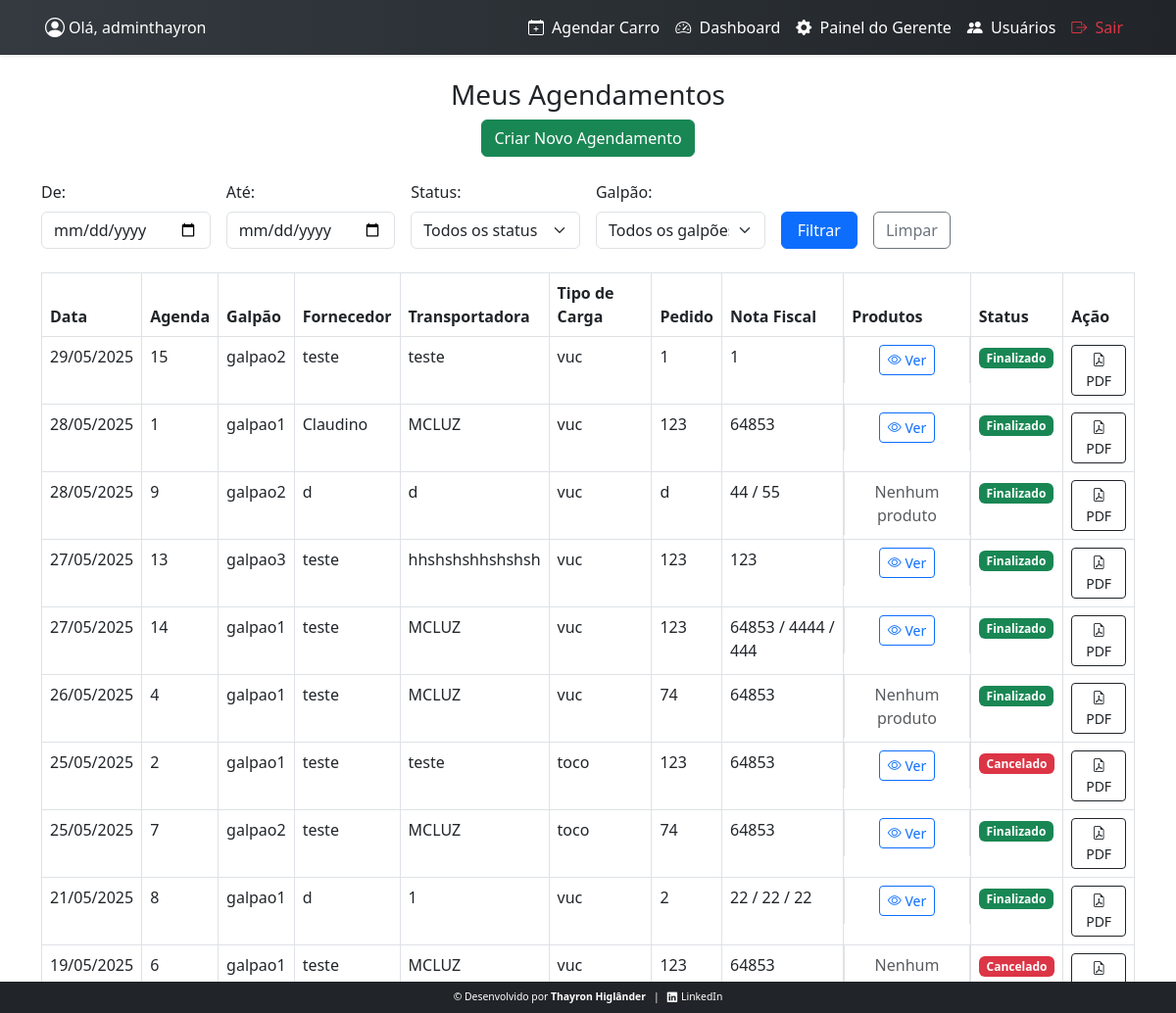
Page /agendamentos/ (signed in) on the committed database.
### usuarios/models.py (models this page shows)
class CustomUser(AbstractUser):
    is_gerente = models.BooleanField(default=False)

### agendamentos/models.py (models this page shows, shortened)
class Agendamento(models.Model):
    usuario = models.ForeignKey(settings.AUTH_USER_MODEL, on_delete=models.CASCADE)
    data_hora = models.DateTimeField()
    cnpj = models.CharField(max_length=18)
    fornecedor = models.CharField(max_length=100)
    email = models.EmailField(max_length=500)
    transportadora = models.CharField(max_length=100)
    nota_fiscal = models.CharField(max_length=100)
    pedido = models.CharField(max_length=100)
    GALPAO_CHOICES = [
        ('galpao1', 'galpão1'),
        ('galpao2', 'galpão2'),
        ('galpao3', 'galpão3'),
        ('galpao4', 'galpão4'),
    ]
    galpao = models.CharField("Galpão", max_length=20,choices=GALPAO_CHOICES,)
    TIPO_CARRO_CHOICES = [
        ('vuc', 'VUC'),
        ('toco', 'Toco'),
        ('truck', 'Truck'),
        ('carreta', 'Carreta'),
    ]
    tipo_carro = models.CharField("Tipo", max_length=20,choices=TIPO_CARRO_CHOICES,)
    STATUS_CHOICES = [
        ('pendente', 'Pendente'),
        ('confirmado', 'Confirmado'),
        ('cancelado', 'Cancelado'),
        ('finalizado', 'Finalizado'),
        ('atrasado', 'Atrasado'),
    ]
    status = models.CharField(max_length=20, choices=STATUS_CHOICES, default='pendente')
    criado_em = models.DateTimeField(auto_now_add=True)
    def cubagem_total(self):
        return self.itens.aggregate(total=Sum('cubagem'))['total'] or 0

### agendamentos/views.py (the view)
# urls.py: path('agendamentos/', views.painel_user, name='painel_user'),
@login_required
def painel_user(request):
    data_inicial = request.GET.get('data_inicial')
    data_final = request.GET.get('data_final')
    status = request.GET.get('status')
    mercadoria = request.GET.get('mercadoria')
    galpao = request.GET.get('galpao')
    agendamentos = Agendamento.objects.filter(usuario=request.user)
    data_inicial = request.GET.get('data_inicial')
    data_final = request.GET.get('data_final')
    if data_inicial:
        try:
            data_inicial_date = datetime.strptime(data_inicial, '%Y-%m-%d').date()
            agendamentos = agendamentos.filter(data_hora__date__gte=data_inicial_date)
        except ValueError:
            data_inicial = ''
    if data_final:
        try:
            data_final_date = datetime.strptime(data_final, '%Y-%m-%d').date()
            agendamentos = agendamentos.filter(data_hora__date__lte=data_final_date)
        except ValueError:
            data_final = ''
    if status:
        agendamentos = agendamentos.filter(status=status)
    if mercadoria:
        agendamentos = agendamentos.filter(itens__mercadoria__icontains=mercadoria).distinct()
    if galpao:
        agendamentos = agendamentos.filter(galpao__icontains=galpao)
    agendamentos = agendamentos.order_by('-data_hora')
    paginator = Paginator(agendamentos, 10)
    page_number = request.GET.get('page')
    page_obj = paginator.get_page(page_number)
    context = {
        'page_obj': page_obj,
        'data_inicial': data_inicial,
        'data_final': data_final,
        'mercadoria': mercadoria,
        'status': status,
        'galpao': galpao,
        'status_choices': Agendamento.STATUS_CHOICES,
        'galpao_choices': Agendamento.GALPAO_CHOICES,
    }
    return render(request, 'agendamento/painel_user.html', context)

### templates/agendamento/painel_user.html (shortened to what this page needs)
{% extends 'base.html' %}
{% block content %}
<h3 class="text-center">Meus Agendamentos</h3>
<div class="text-center mb-4">
    <a href="{% url 'agendamento_criar' %}" class="btn btn-success">Criar Novo Agendamento</a>
</div>
<form method="get" class="row g-3 mb-4">
   <div class="col-6 col-md-2">
        <label for="data_inicial" class="form-label">De:</label>
        <input type="date" id="data_inicial" name="data_inicial" class="form-control"
            value="{{ data_inicial|default:'' }}">
    </div>
    <div class="col-6 col-md-2">
        <label for="data_final" class="form-label">Até:</label>
        <input type="date" id="data_final" name="data_final" class="form-control"
            value="{{ data_final|default:'' }}">
    </div>
    <div class="col-12 col-md-2">
        <label for="status" class="form-label">Status:</label>
        <select name="status" id="status" class="form-select">
            <option value="" {% if not status %}selected{% endif %}>Todos os status</option>
        </select>
    </div>
    <div class="col-12 col-md-2">
        <label for="galpao" class="form-label">Galpão:</label>
        <select name="galpao" id="galpao" class="form-select">
            <option value="" {% if not galpao %}selected{% endif %}>Todos os galpões</option>
        </select>
    </div>
    <div class="col-6 col-md-1 d-grid align-self-end">
        <button type="submit" class="btn btn-primary w-100">Filtrar</button>
    </div>
    <div class="col-6 col-md-1 d-grid align-self-end">
        <a href="{% url 'painel_user' %}" class="btn btn-outline-secondary w-100">Limpar</a>
    </div>
</form>
<table class="table table-bordered">
    <thead class="thead-dark">
        <tr>
            <th>Data</th>
            <th>Agenda</th>
            <th>Galpão</th>
            <th>Fornecedor</th>
            <th>Transportadora</th>
            <th>Tipo de Carga</th>
            <th>Pedido</th>
            <th>Nota Fiscal</th>
            <th>Produtos</th>
            <th>Status</th>
            <th>Ação</th>
        </tr>
    </thead>
    <tbody>
        {% for ag in page_obj %}
        <tr>
            <td data-label="Data">{{ ag.data_hora|date:"d/m/Y" }}</td>
            <td data-label="Agenda">{{ ag.id }}</td>
            <td data-label="Galpão">{{ ag.galpao }}</td>
            <td data-label="Fornecedor">{{ ag.fornecedor }}</td>
            <td data-label="Transportadora">{{ ag.transportadora }}</td>
            <td data-label="Tipo de Carga">{{ ag.tipo_carro }}</td>
            <td data-label="Pedido">{{ ag.pedido }}</td>
            <td data-label="Nota Fiscal">{{ ag.nota_fiscal }}</td>
            <td data-label="Produtos" class="produtos-cell text-center">
                {% if ag.itens.exists %}
                <button type="button" class="btn btn-outline-primary btn-sm btn-ver-produtos" data-bs-toggle="modal" data-bs-target="#produtosModal{{ ag.id }}">
                    <i class="bi bi-eye"></i> Ver
                </button>
                {% else %}
                <span class="text-muted">Nenhum produto</span>
                {% endif %}
            </td>
            <td data-label="Status">
                {% if ag.status == 'pendente' %}
                    <span class="badge bg-warning">Pendente</span>
                {% elif ag.status == 'confirmado' %}
                    <span class="badge bg-info">Confirmado</span>
                {% elif ag.status == 'cancelado' %}
                    <span class="badge bg-danger">Cancelado</span>
                {% elif ag.status == 'finalizado' %}
                    <span class="badge bg-success">Finalizado</span>
                {% elif ag.status == 'atrasado' %}
                        <span class="badge bg-dark">Atrasado</span>
                {% endif %}
            </td>
            <td data-label="Ação">
                {% if ag.status == 'pendente' %}
                <a href="{% url 'agendamento_editar' ag.pk %}" class="btn btn-primary btn-sm">Editar</a>
                {% else %}
                <a href="{% url 'baixar_agendamento_pdf' ag.id %}" class="btn btn-outline-dark btn-sm" target="_blank">
                    <i class="bi bi-file-earmark-pdf"></i> PDF
                </a>
                {% endif %}
            </td>
        </tr>
        {% empty %}
        <tr>
            <td colspan="10" class="text-center">Nenhum agendamento cadastrado.</td>
        </tr>
        {% endfor %}
    </tbody>
</table>
{% endblock %}

### templates/base.html (shortened to what this page needs)
{% load static %}
<!DOCTYPE html>
<html lang="pt-br">
<head>
    <link rel="stylesheet" href="{% static 'css/styles.css' %}" />
    <link
        rel="stylesheet"
        href="https://cdn.jsdelivr.net/npm/bootstrap@5.3.0/dist/css/bootstrap.min.css"
    />
    <link
        rel="stylesheet"
        href="https://cdn.jsdelivr.net/npm/bootstrap-icons@1.10.5/font/bootstrap-icons.css"
    />
</head>
<body>
<nav class="navbar navbar-expand-lg shadow-sm">
    <div class="container position-relative">
        {% if user.is_authenticated %}
            <div class="navbar-user-left d-none d-sm-flex align-items-center position-absolute start-0 ps-3" style="top: 50%; transform: translateY(-50%); z-index: 1000;">
                <i class="bi bi-person-circle fs-5 text-white me-1"></i>
                <span class="text-white">Olá, {{ request.user }}</span>
            </div>
        {% endif %}
        <div class="collapse navbar-collapse" id="navbarNav">
            <ul class="navbar-nav ms-auto align-items-center">
                {% if user.is_authenticated %}
                    <li class="nav-item">
                        <a class="nav-link" href="{% url 'agendamento_criar' %}">
                            <i class="bi bi-calendar-plus me-1"></i> Agendar Carro
                        </a>
                    </li>
                    {% if user.is_gerente %}
                        <li class="nav-item">
                            <a class="nav-link" href="{% url 'painel_dashboard' %}">
                                <i class="bi bi-speedometer2 me-1"></i> Dashboard
                            </a>
                        </li>
                        <li class="nav-item">
                            <a class="nav-link" href="{% url 'painel_gerente' %}">
                                <i class="bi bi-gear-fill me-1"></i> Painel do Gerente
                            </a>
                        </li>
                        <li class="nav-item">
                            <a class="nav-link" href="{% url 'listar_usuarios' %}">
                                <i class="bi bi-people-fill me-1"></i> Usuários
                            </a>
                        </li>
                    {% endif %}
                    <li class="nav-item">
                        <a class="nav-link text-danger" href="{% url 'logout' %}">
                            <i class="bi bi-box-arrow-right me-1"></i> Sair
                        </a>
                    </li>
                {% else %}
                    <li class="nav-item">
                        <a class="nav-link" href="{% url 'login' %}">
                            <i class="bi bi-box-arrow-in-right me-1"></i> Entrar
                        </a>
                    </li>
                {% endif %}
            </ul>
        </div>
    </div>
</nav>
<main class="container my-4">
    {% block content %}{% endblock %}
</main>
<footer class="fixed-bottom py-2 bg-dark text-white">
    <div class="container d-flex justify-content-center align-items-center gap-2 flex-wrap">
        <span>© Desenvolvido por <strong>Thayron Higlânder</strong></span>
        <span class="text-white">|</span>
        <a href="https://www.linkedin.com/in/thayron-higlander" target="_blank" class="text-white text-decoration-none d-flex align-items-center">
            <i class="bi bi-linkedin me-1"></i> LinkedIn
        </a>
    </div>
</footer>
</body>
</html>

### staticfiles/css/styles.css (style rules this page uses)
body { padding-bottom: 90px; background-color: #f8f9fa; }
.navbar { background: linear-gradient(to right, #343a40, #212529); min-height: 56px; position: relative; padding-top: 0.3rem; padding-bottom: 0.3rem; overflow: visible; }
.navbar-brand, .nav-link, .navbar-text { font-weight: 500; color: white !important; }
.navbar .container { display: flex; align-items: center; justify-content: space-between; padding-left: 1rem; padding-right: 1rem; position: relative; }
footer { background-color: #212529; font-size: 0.65rem; color: #f8f9fa; width: 100%; position: fixed; bottom: 0; left: 0; padding: 0.3rem 0.8rem; white-space: nowrap; overflow-x: auto; }
footer a { color: #f8f9fa; text-decoration: none; }

### templates/agendamento/painel_user.html (style rules this page uses)
html, body { height: 100%; margin: 0; padding: 0; }
.produtos-cell { display: flex; justify-content: center; align-items: center; height: 100%; position: relative; }
.produtos-cell .btn-ver-produtos { position: static; transform: none; }

### rows in the picture
CustomUser: user "adminthayron"
Agendamento: data_hora "29/05/2025", id "15", galpao "galpao2", fornecedor "teste", transportadora "teste", tipo_carro "vuc", pedido "1", nota_fiscal "1", status "Finalizado"
Agendamento: data_hora "28/05/2025", id "1", galpao "galpao1", fornecedor "Claudino", transportadora "MCLUZ", tipo_carro "vuc", pedido "123", nota_fiscal "64853", status "Finalizado"
Agendamento: data_hora "28/05/2025", id "9", galpao "galpao2", fornecedor "d", transportadora "d", tipo_carro "vuc", pedido "d", nota_fiscal "44 / 55", shows "Nenhum produto", status "Finalizado"
Agendamento: data_hora "27/05/2025", id "13", galpao "galpao3", fornecedor "teste", transportadora "hhshshshhshshsh", tipo_carro "vuc", pedido "123", nota_fiscal "123", status "Finalizado"
Agendamento: data_hora "27/05/2025", id "14", galpao "galpao1", fornecedor "teste", transportadora "MCLUZ", tipo_carro "vuc", pedido "123", nota_fiscal "64853 / 4444 / 444", status "Finalizado"
Agendamento: data_hora "26/05/2025", id "4", galpao "galpao1", fornecedor "teste", transportadora "MCLUZ", tipo_carro "vuc", pedido "74", nota_fiscal "64853", shows "Nenhum produto", status "Finalizado"
Agendamento: data_hora "25/05/2025", id "2", galpao "galpao1", fornecedor "teste", transportadora "teste", tipo_carro "toco", pedido "123", nota_fiscal "64853", status "Cancelado"
Agendamento: data_hora "25/05/2025", id "7", galpao "galpao2", fornecedor "teste", transportadora "MCLUZ", tipo_carro "toco", pedido "74", nota_fiscal "64853", status "Finalizado"
Agendamento: data_hora "21/05/2025", id "8", galpao "galpao1", fornecedor "d", transportadora "1", tipo_carro "vuc", pedido "2", nota_fiscal "22 / 22 / 22", status "Finalizado"
Agendamento: data_hora "19/05/2025", id "6", galpao "galpao1", fornecedor "teste", transportadora "MCLUZ", tipo_carro "vuc", pedido "123", nota_fiscal "64853", shows "Nenhum…", status "Cancelado"
